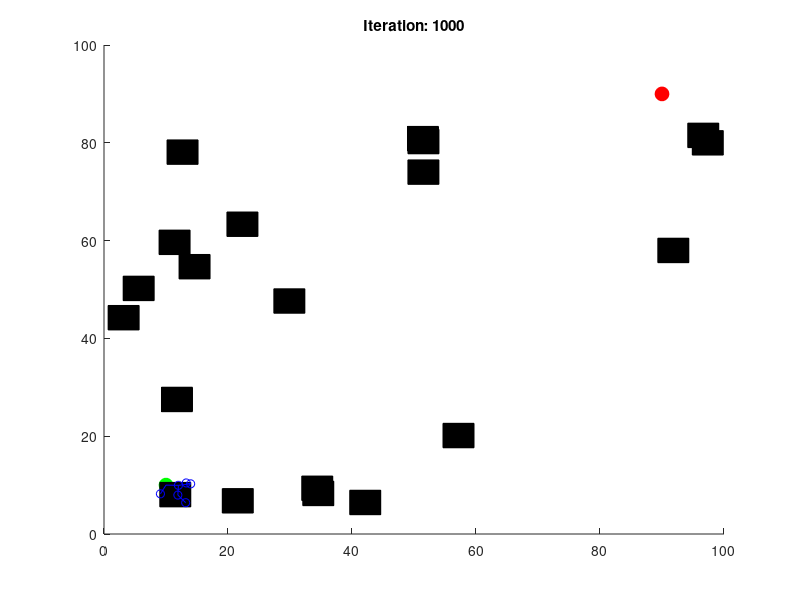

The MATLAB source for this figure:
function RRTstar
    % Parameters
    start = [10, 10];
    goal = [90, 90];
    x_max = 100;
    y_max = 100;
    max_iter = 1000;
    step_size = 2;
    goal_radius = 5;
    search_radius = 10;
    num_obstacles = 20; % Number of obstacles
    obstacle_size = 5; % Size of each obstacle

    % Generate random obstacles
    obstacles = generateObstacles(num_obstacles, obstacle_size, x_max, y_max);

    % Initialize the tree with the start node
    tree.nodes = start;
    tree.cost = 0;
    tree.parent = 0;

    figure;
    hold on;
    xlim([0, x_max]);
    ylim([0, y_max]);
    plot(start(1), start(2), 'go', 'MarkerSize', 10, 'MarkerFaceColor', 'g');
    plot(goal(1), goal(2), 'ro', 'MarkerSize', 10, 'MarkerFaceColor', 'r');

    % Plot obstacles
    for i = 1:num_obstacles
        rectangle('Position', obstacles(i, :), 'FaceColor', [0, 0, 0]);
    end

    for i = 1:max_iter
        % Sample random point
        rand_point = [rand * x_max, rand * y_max];

        % Find nearest node in the tree
        [nearest_node, nearest_idx] = nearestNode(tree.nodes, rand_point);

        % Steer towards the random point
        new_point = steer(nearest_node, rand_point, step_size);

        % Check if the new point is within the search radius and closer to the goal
        if ~isCollision(nearest_node, new_point, obstacles)
            % Find neighbors within the search radius
            neighbors = findNeighbors(tree.nodes, new_point, search_radius);

            % Choose the parent node which results in minimum cost
            [min_cost, min_idx] = chooseParent(neighbors, tree, nearest_idx, new_point);

            % Add the new node to the tree
            tree.nodes = [tree.nodes; new_point];
            tree.cost = [tree.cost; min_cost];
            tree.parent = [tree.parent; min_idx];

            % Rewire the tree
            tree = rewire(tree, neighbors, new_point, search_radius);

            % Plot the new point and edge
            plot([nearest_node(1), new_point(1)], [nearest_node(2), new_point(2)], 'b');
            plot(new_point(1), new_point(2), 'bo');
        end

        % Display iteration number
        title(['Iteration: ', num2str(i)]);

        % Update the plot
        drawnow;

        % Check if goal is reached
        if norm(new_point - goal) <= goal_radius
            disp('Goal reached!');
            break;
        end
    end

    % Trace the path from goal to start
    plotPath(tree, goal, goal_radius);
end

function obstacles = generateObstacles(num_obstacles, obstacle_size, x_max, y_max)
    obstacles = rand(num_obstacles, 2) .* (repmat([x_max, y_max] - obstacle_size, num_obstacles, 1));
    obstacles = [obstacles, repmat([obstacle_size, obstacle_size], num_obstacles, 1)];
end

function [nearest_node, nearest_idx] = nearestNode(nodes, point)
    dists = sqrt(sum((nodes - point).^2, 2));
    [~, nearest_idx] = min(dists);
    nearest_node = nodes(nearest_idx, :);
end

function new_point = steer(from, to, step_size)
    direction = to - from;
    distance = norm(direction);
    if distance > step_size
        direction = direction / distance * step_size;
    end
    new_point = from + direction;
end

function collision = isCollision(from, to, obstacles)
    collision = false;
    for i = 1:size(obstacles, 1)
        obs = obstacles(i, :);
        if lineIntersectsRect(from, to, obs)
            collision = true;
            return;
        end
    end
end

function intersects = lineIntersectsRect(p1, p2, rect)
    % Check if the line segment from p1 to p2 intersects the rectangle
    intersects = ...
        lineIntersectsLine(p1, p2, rect(1:2), rect(1:2) + [rect(3), 0]) || ...
        lineIntersectsLine(p1, p2, rect(1:2), rect(1:2) + [0, rect(4)]) || ...
        lineIntersectsLine(p1, p2, rect(1:2) + [rect(3), 0], rect(1:2) + rect(3:4)) || ...
        lineIntersectsLine(p1, p2, rect(1:2) + [0, rect(4)], rect(1:2) + rect(3:4));
end

function intersects = lineIntersectsLine(p1, p2, q1, q2)
    % Check if the line segment from p1 to p2 intersects the line segment from q1 to q2
    d = (q2(2) - q1(2)) * (p2(1) - p1(1)) - (q2(1) - q1(1)) * (p2(2) - p1(2));
    if d == 0
        intersects = false;
        return;
    end
    ua = ((q2(1) - q1(1)) * (p1(2) - q1(2)) - (q2(2) - q1(2)) * (p1(1) - q1(1))) / d;
    ub = ((p2(1) - p1(1)) * (p1(2) - q1(2)) - (p2(2) - p1(2)) * (p1(1) - q1(1))) / d;
    intersects = (ua >= 0 && ua <= 1) && (ub >= 0 && ub <= 1);
end

function neighbors = findNeighbors(nodes, point, radius)
    dists = sqrt(sum((nodes - point).^2, 2));
    neighbors = find(dists <= radius);
end

function [min_cost, min_idx] = chooseParent(neighbors, tree, nearest_idx, new_point)
    min_cost = tree.cost(nearest_idx) + norm(tree.nodes(nearest_idx, :) - new_point);
    min_idx = nearest_idx;
    for i = 1:length(neighbors)
        n = neighbors(i);
        cost = tree.cost(n) + norm(tree.nodes(n, :) - new_point);
        if cost < min_cost
            min_cost = cost;
            min_idx = n;
        end
    end
end

function tree = rewire(tree, neighbors, new_point, radius)
    new_idx = size(tree.nodes, 1);
    for i = 1:length(neighbors)
        n = neighbors(i);
        if n == new_idx
            continue;
        end
        cost = tree.cost(new_idx) + norm(tree.nodes(new_idx, :) - tree.nodes(n, :));
        if cost < tree.cost(n)
            tree.cost(n) = cost;
            tree.parent(n) = new_idx;
            % Update the tree plot
            plot([tree.nodes(n, 1), tree.nodes(tree.parent(n), 1)], ...
                 [tree.nodes(n, 2), tree.nodes(tree.parent(n), 2)], 'w');
            plot([tree.nodes(n, 1), tree.nodes(new_idx, 1)], ...
                 [tree.nodes(n, 2), tree.nodes(new_idx, 2)], 'b');
        end
    end
end

function plotPath(tree, goal, goal_radius)
    dists = sqrt(sum((tree.nodes - goal).^2, 2));
    [~, goal_idx] = min(dists);
    if dists(goal_idx) <= goal_radius
        node = goal_idx;
        while node ~= 0
            parent = tree.parent(node);
            if parent == 0
                break;
            end
            plot([tree.nodes(node, 1), tree.nodes(parent, 1)], ...
                 [tree.nodes(node, 2), tree.nodes(parent, 2)], 'r', 'LineWidth', 2);
            node = parent;
        end
    end
end
